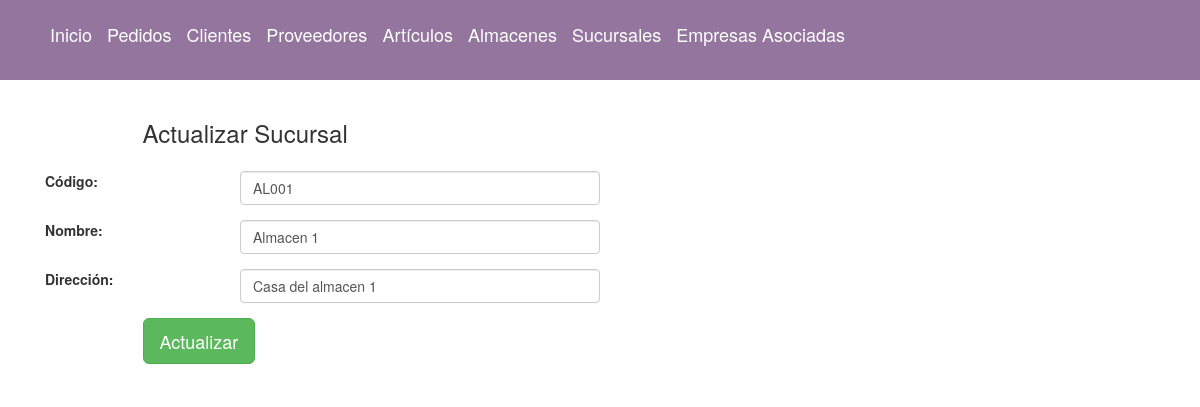
The page /editaralmacen/AL001/ on the database its author committed.
### tiendaElectronicos/Tienda/models.py (models this page shows, shortened)
class Almacen(models.Model):
	codigo = models.CharField(max_length=5, primary_key=True)
	nombre = models.CharField(max_length=60)
	direccion = models.CharField(max_length=100, default='')

### tiendaElectronicos/Tienda/views.py (the view)
# urls.py: path('editaralmacen/<str:codigo>/', views.editar_almacen, name='editaralmacen'),
def editar_almacen(request, codigo):
    almacen = Almacen.objects.get(codigo=codigo)
    return render(request,'tienda/editar_almacen.html', {'almacen':almacen})

### tiendaElectronicos/Tienda/templates/tienda/editar_almacen.html (shortened to what this page needs)
{% extends "base/base.html" %}
{% block content %}
<div class="col-md-12">
    <form method="POST" class="post-form" action="{% url 'actualizaralmacen' almacen.codigo %}">
        <div class="container">
           <br>
            <div class="form-group row">
                <label class="col-sm-1 col-form-label"></label>
                <div class="col-sm-4">
                    <h3>Actualizar Sucursal</h3>
                </div>
            </div>
            <div class="form-group row">
                <label class="col-sm-2 col-form-label">Código:</label>
                <div class="col-sm-4">
                    <input type="text" class="form-control" name="codigo" id="id_codigo" required maxlength="100" value="{{ almacen.codigo }}" />
                </div>
            </div>
            <div class="form-group row">
                <label class="col-sm-2 col-form-label">Nombre:</label>
                <div class="col-sm-4">
                    <input type="text" class="form-control" name="nombre" id="id_nombre" required maxlength="100" value="{{ almacen.nombre }}" />
                </div>
            </div>
            <div class="form-group row">
                <label class="col-sm-2 col-form-label">Dirección:</label>
                <div class="col-sm-4">
                    <input type="text" class="form-control" name="direccion" id="id_direccion" required maxlength="100" value="{{ almacen.direccion }}" />
                </div>
            </div>
            <div class="form-group row">
                <label class="col-sm-1 col-form-label"></label>
                <div class="col-sm-4">
                    <button type="submit" class="btn btn-success btn-lg">Actualizar</button>
                </div>
            </div>
        </div>
    </form>
</div>
{% endblock content %}

### rows shown on the page
Almacen: codigo "AL001", nombre "Almacen 1", direccion "Casa del almacen 1"
